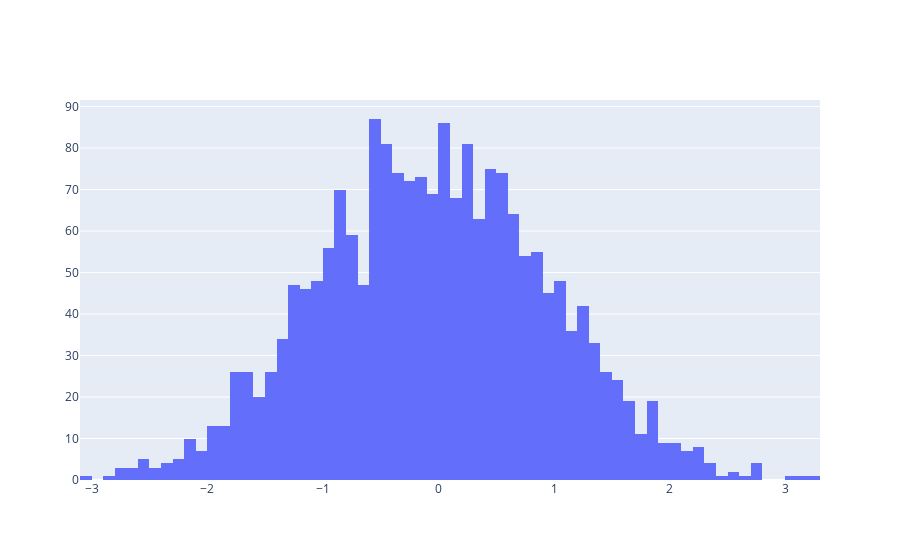

Notebook source saved alongside this figure:
### Code cell
fig = go.Figure(
    data=[
        go.Histogram(
            x=standard_normal_distribution
        )
    ]
)

fig.show()

### Figure 1 — Plotly figure (JSON) as saved in the notebook; plotly's stock layout.template omitted (floating-point values rounded to 4 significant figures; data arrays with more than 128 entries replaced by an {"elided": "..."} marker saying what was removed)
{"data": [{"type": "histogram", "x": {"elided": "2000 float values"}}], "layout": {}}
